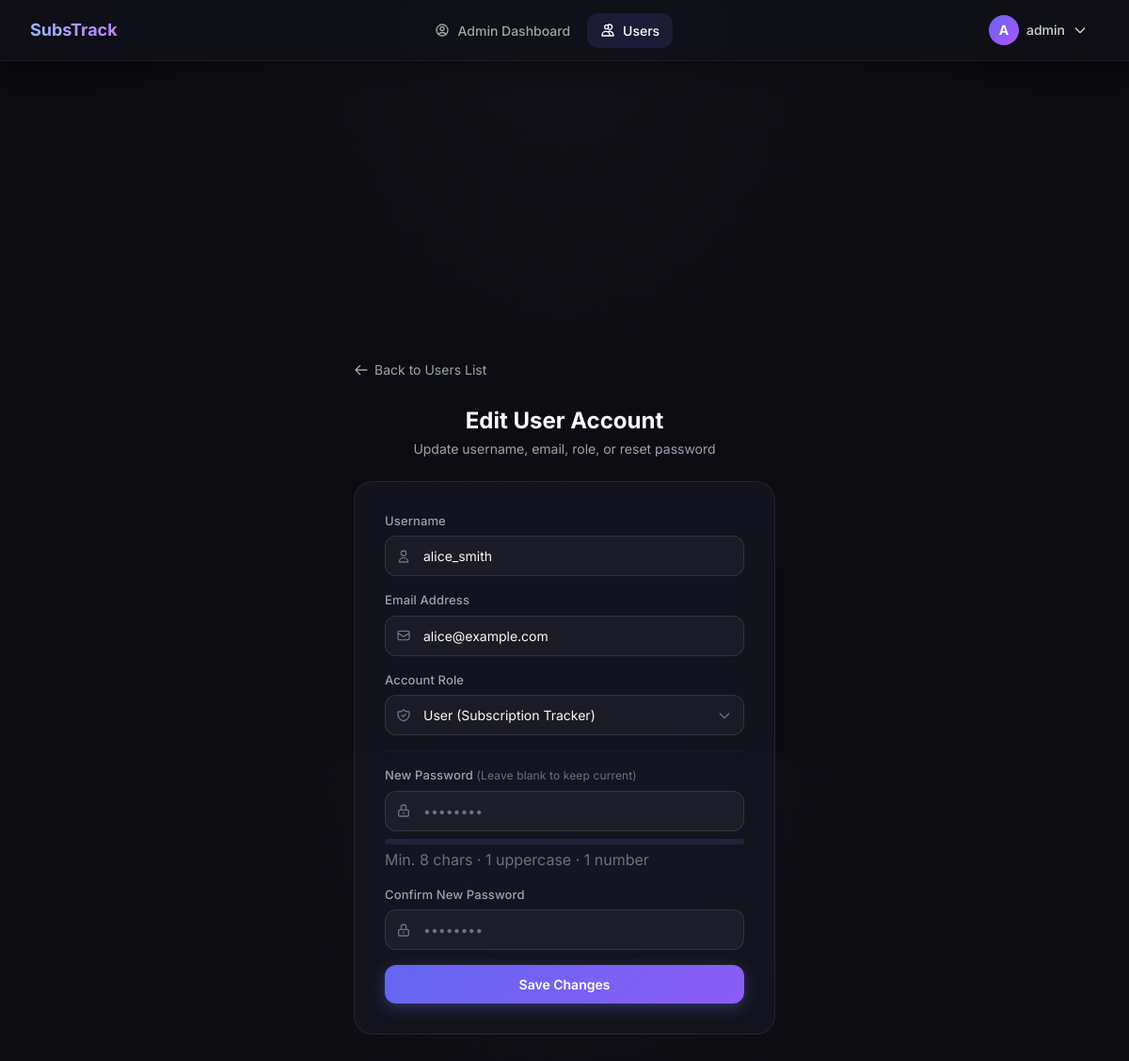
/admin/users/1002/edit (signed in), run on the app's committed database.
### tables this page shows
CREATE TABLE IF NOT EXISTS users (
    id           INT UNSIGNED    NOT NULL AUTO_INCREMENT,
    username     VARCHAR(50)     NOT NULL,
    email        VARCHAR(150)    NOT NULL,
    password     VARCHAR(255)    NOT NULL,
    role         ENUM('admin','user') NOT NULL DEFAULT 'user',
    created_at   TIMESTAMP       NOT NULL DEFAULT CURRENT_TIMESTAMP,
    updated_at   TIMESTAMP       NOT NULL DEFAULT CURRENT_TIMESTAMP ON UPDATE CURRENT_TIMESTAMP,
    PRIMARY KEY (id),
    UNIQUE KEY uq_users_email    (email),
    UNIQUE KEY uq_users_username (username)
);

### controllers/AdminController.php (called while the page is built, shortened)
<?php
require_once dirname(__DIR__) . '/models/User.php';
class AdminController
{
    private User $userModel;
    public function __construct()
    {
        $this->userModel = new User();
    }
    public function editUser(int $id): void
    {
        $user = $this->userModel->findById($id);
        $old         = $user;
        require_once dirname(__DIR__) . '/views/admin/user_edit.php';
    }
}

### config/database.php (called while the page is built, shortened)
<?php
class Database
{
    private static ?PDO $instance = null;
    public static function getInstance(): PDO
    {
        if (self::$instance === null) {
            $host    = $_ENV['DB_HOST']    ?? '127.0.0.1';
            $port    = $_ENV['DB_PORT']    ?? '3306';
            $dbname  = $_ENV['DB_NAME']    ?? 'subscription_tracker';
            $user    = $_ENV['DB_USER']    ?? 'root';
            $pass    = $_ENV['DB_PASS']    ?? '';
            $charset = $_ENV['DB_CHARSET'] ?? 'utf8mb4';
            $dsn = "mysql:host={$host};port={$port};dbname={$dbname};charset={$charset}";
            $options = [
                PDO::ATTR_ERRMODE            => PDO::ERRMODE_EXCEPTION,
                PDO::ATTR_DEFAULT_FETCH_MODE => PDO::FETCH_ASSOC,
                PDO::ATTR_EMULATE_PREPARES   => false,
                PDO::MYSQL_ATTR_FOUND_ROWS   => true,
                PDO::ATTR_TIMEOUT            => 5,
            ];
            try {
                self::$instance = new PDO($dsn, $user, $pass, $options);
            } catch (PDOException $e) {
                error_log('[Database] Connection failed: ' . $e->getMessage());
                die(json_encode(['error' => 'Database connection failed. Please try again later.']));
            }
        }
        return self::$instance;
    }
}

### models/User.php (called while the page is built, shortened)
<?php
require_once dirname(__DIR__) . '/config/database.php';
class User
{
    private PDO $db;
    public function __construct()
    {
        $this->db = Database::getInstance();
    }
    public function findById(int $id): array|false
    {
        $stmt = $this->db->prepare('SELECT id, username, email, role, created_at FROM users WHERE id = ?');
        $stmt->execute([$id]);
        return $stmt->fetch();
    }
}

### views/admin/user_edit.php (the view, shortened to what this page needs)
<?php
$old             = $old ?? [];
require_once __DIR__ . '/../layout/header.php';
require_once __DIR__ . '/../layout/navbar.php';
?>
<div class="min-h-screen flex items-center justify-center px-4 py-8">
    <div class="w-full max-w-md animate-slide-up">
        <div class="mb-6">
            <a href="/admin/users" class="inline-flex items-center gap-1.5 text-sm text-gray-400 hover:text-white transition-colors">
                <svg class="w-4 h-4" fill="none" viewBox="0 0 24 24" stroke="currentColor">
                    <path stroke-linecap="round" stroke-linejoin="round" stroke-width="2" d="M10 19l-7-7m0 0l7-7m-7 7h18" />
                </svg>
                Back to Users List
            </a>
        </div>
        <div class="text-center mb-6">
            <h1 class="text-2xl font-bold text-white mb-1">Edit User Account</h1>
            <p class="text-gray-400 text-sm">Update username, email, role, or reset password</p>
        </div>
        <div class="glass-card p-8">
            <form method="POST" action="/admin/users/<?= $old['id'] ?>/edit" novalidate>
                <div class="space-y-4">
                    <div class="form-group">
                        <label for="username" class="form-label">Username</label>
                        <div class="relative">
                            <span class="input-icon">
                                <svg class="w-4 h-4" fill="none" viewBox="0 0 24 24" stroke="currentColor">
                                    <path stroke-linecap="round" stroke-linejoin="round" stroke-width="2" d="M16 7a4 4 0 11-8 0 4 4 0 018 0zM12 14a7 7 0 00-7 7h14a7 7 0 00-7-7z" />
                                </svg>
                            </span>
                            <input type="text" id="username" name="username" class="form-input pl-10"
                                value="<?= htmlspecialchars($old['username'] ?? '', ENT_QUOTES) ?>" required />
                        </div>
                    </div>
                    <div class="form-group">
                        <label for="email" class="form-label">Email Address</label>
                        <div class="relative">
                            <span class="input-icon">
                                <svg class="w-4 h-4" fill="none" viewBox="0 0 24 24" stroke="currentColor">
                                    <path stroke-linecap="round" stroke-linejoin="round" stroke-width="2" d="M3 8l7.89 5.26a2 2 0 002.22 0L21 8M5 19h14a2 2 0 002-2V7a2 2 0 00-2-2H5a2 2 0 00-2 2v10a2 2 0 002 2z" />
                                </svg>
                            </span>
                            <input type="email" id="email" name="email" class="form-input pl-10"
                                value="<?= htmlspecialchars($old['email'] ?? '', ENT_QUOTES) ?>" required />
                        </div>
                    </div>
                    <div class="form-group">
                        <label for="role" class="form-label">Account Role</label>
                        <div class="relative">
                            <span class="input-icon">
                            </span>
                            <select id="role" name="role" class="form-input pl-10 pr-10" required>
                                <option value="user" <?= ($old['role'] ?? 'user') === 'user' ? 'selected' : '' ?>>User (Subscription Tracker)</option>
                            </select>
                        </div>
                    </div>
                    <div class="form-group pt-4 border-t border-white/5">
                        <label for="password" class="form-label">New Password <span class="text-xs text-gray-500 font-normal">(Leave blank to keep current)</span></label>
                        <div class="relative">
                            <span class="input-icon">
                                <svg class="w-4 h-4" fill="none" viewBox="0 0 24 24" stroke="currentColor">
                                    <path stroke-linecap="round" stroke-linejoin="round" stroke-width="2" d="M12 15v2m-6 4h12a2 2 0 002-2v-6a2 2 0 00-2-2H6a2 2 0 00-2 2v6a2 2 0 002 2zm10-10V7a4 4 0 00-8 0v4h8z" />
                                </svg>
                            </span>
                            <input type="password" id="password" name="password" class="form-input pl-10"
                                placeholder="••••••••" />
                        </div>
                        <div class="mt-2 h-1.5 w-full bg-surface-600 rounded-full overflow-hidden">
                        </div>
                        <p id="strengthText" class="text-xxs text-gray-500 mt-1">Min. 8 chars · 1 uppercase · 1 number</p>
                    </div>
                    <div class="form-group">
                        <label for="confirm" class="form-label">Confirm New Password</label>
                        <div class="relative">
                            <span class="input-icon">
                                <svg class="w-4 h-4" fill="none" viewBox="0 0 24 24" stroke="currentColor">
                                    <path stroke-linecap="round" stroke-linejoin="round" stroke-width="2" d="M12 15v2m-6 4h12a2 2 0 002-2v-6a2 2 0 00-2-2H6a2 2 0 00-2 2v6a2 2 0 002 2zm10-10V7a4 4 0 00-8 0v4h8z" />
                                </svg>
                            </span>
                            <input type="password" id="confirm" name="confirm" class="form-input pl-10"
                                placeholder="••••••••" />
                        </div>
                    </div>
                    <button type="submit" class="btn-primary w-full mt-4">Save Changes</button>
                </div>
            </form>
        </div>
    </div>
</div>
<?php require_once __DIR__ . '/../layout/footer.php'; ?>

### public/css/style.css (style rules this page uses)
*, *::before, *::after { box-sizing: border-box; }
:root { --surface-900: #0a0a0f; --surface-800: #111118; --surface-700: #1a1a27; --surface-600: #22223b; --surface-500: #2d2d4a; --brand-500: #6366f1; --brand-600: #4f46e5; --glow: rgba(99, 102, 241, 0.35); }
body { background: radial-gradient(ellipse at top, #111118 0%, #0a0a0f 60%); min-height: 100vh; }
.glass-card { background: rgba(26, 26, 39, 0.6); backdrop-filter: blur(16px); -webkit-backdrop-filter: blur(16px); border: 1px solid rgba(255, 255, 255, 0.07); border-radius: 1.25rem; transition: border-color 0.3s ease, box-shadow 0.3s ease; }
.btn-primary { display: inline-flex; align-items: center; justify-content: center; padding: 0.625rem 1.25rem; background: linear-gradient(135deg, #6366f1 0%, #8b5cf6 100%); color: #ffffff; font-size: 0.875rem; font-weight: 600; border-radius: 0.75rem; border: none; cursor: pointer; text-decoration: none; transition: opacity 0.2s, transform 0.15s, box-shadow 0.2s; box-shadow: 0 4px 15px rgba(99, 102, 241, 0.35); }
.form-group { position: relative; }
.form-label { display: block; font-size: 0.8125rem; font-weight: 500; color: #9ca3af; margin-bottom: 0.375rem; letter-spacing: 0.01em; }
.form-input { width: 100%; padding: 0.625rem 0.875rem; background: rgba(255, 255, 255, 0.04); border: 1px solid rgba(255, 255, 255, 0.1); border-radius: 0.75rem; color: #f9fafb; font-size: 0.875rem; font-family: inherit; transition: border-color 0.2s, box-shadow 0.2s, background 0.2s; outline: none; -webkit-appearance: none; appearance: none; }
.form-input::placeholder { color: #6b7280; }
select.form-input { background-repeat: no-repeat; background-position: right 0.75rem center; background-size: 1rem; padding-right: 2.5rem; cursor: pointer; }
select.form-input option { background: #1a1a27; color: #f9fafb; }
.input-icon { position: absolute; left: 0.75rem; top: 50%; transform: translateY(-50%); color: #6b7280; pointer-events: none; display: flex; align-items: center; }

### data on the page
users: username "alice_smith", email "alice@example.com", role "User (Subscription Tracker)"

### other printed values
substr($currentUsername, 0, 1) "A"
$currentUsername "admin"
